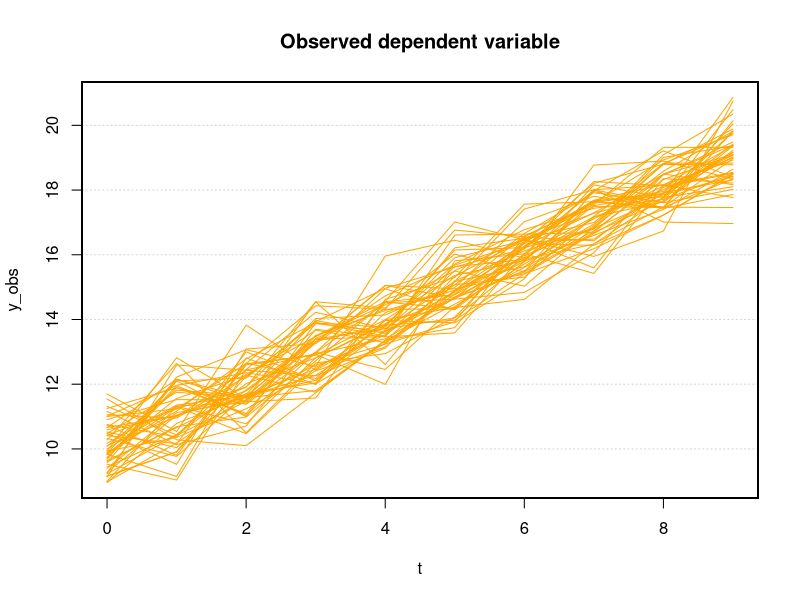
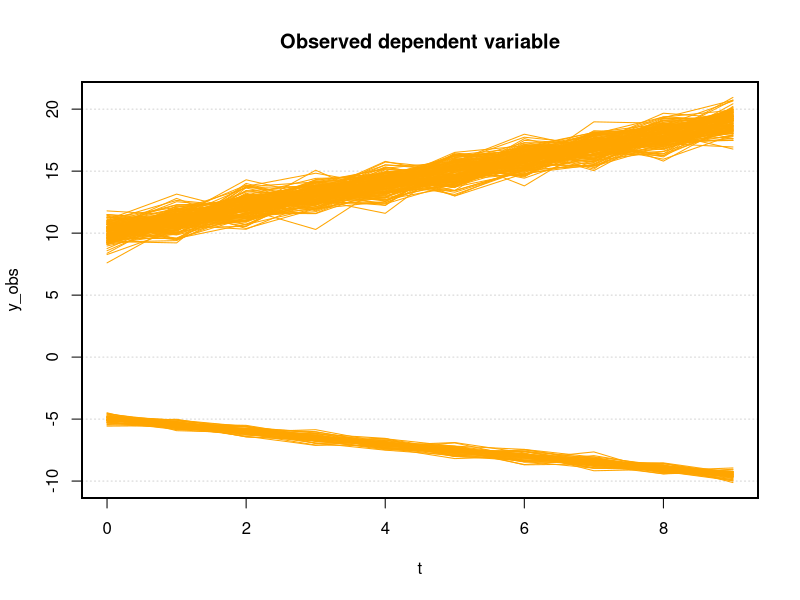
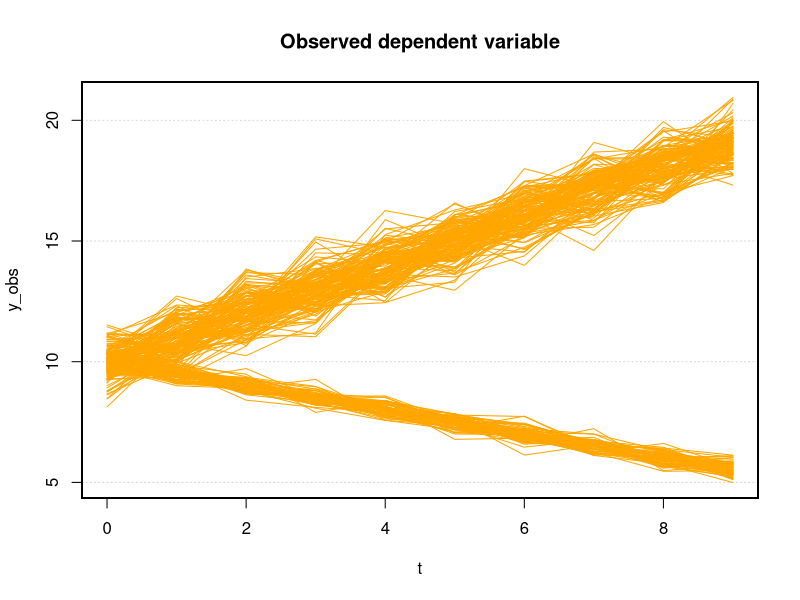
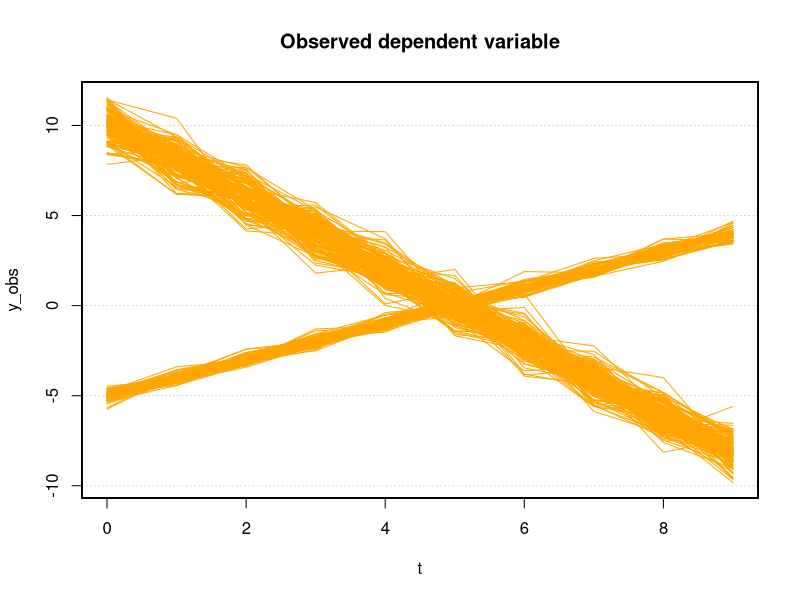
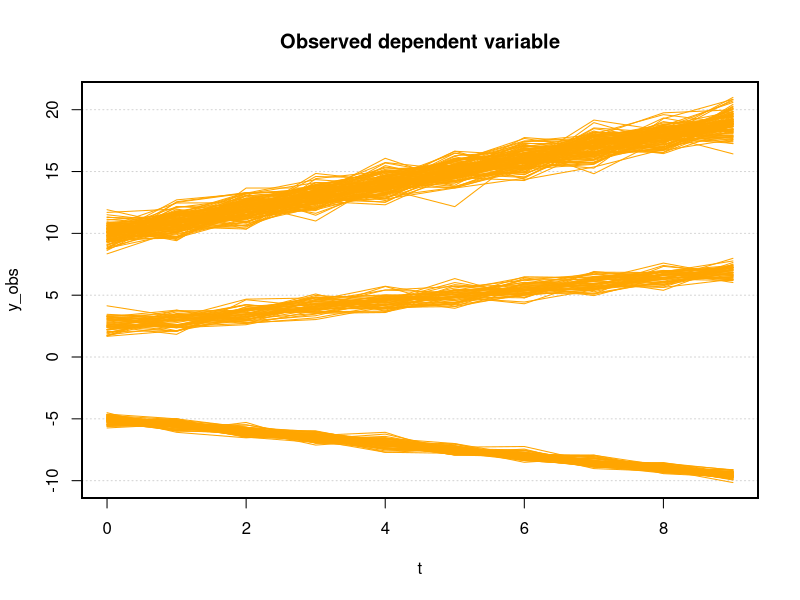

Generate these figures, in order, with R:
## ---- chunk 1
knitr::opts_chunk$set(echo = FALSE)
## ---- chunk 2
# README
# required files:
# Dataset1_Yobs.xlsx
# Dataset2_Yobs.xlsx
# Dataset3_Yobs.xlsx
# Dataset4_Yobs.xlsx
# Dataset5_Yobs.xlsx
## ---- chunk 3
# preparation
# set working directory
setwd("C:/Users/Diiim/Documents/Github/BayesianGMM/SimulationStudyData")

# set decimals to digits instead of scientific
options(scipen = 999)

# load packages
library(readxl)
## ---- chunk 4
# load observed dependent variable
Y_obs <- data.frame(read_excel("Dataset1_Yobs.xlsx", sheet = "Sheet 1"))

# number of individuals
N <- dim(Y_obs)[1]

# number of time periods
no_periods <- dim(Y_obs)[2]

# time periods
time_periods <- 0:(no_periods-1)
X <- matrix(data = time_periods, nrow = N, ncol = no_periods, byrow = TRUE)

# plot observed dependent variable
x <- time_periods

plot(x = x,
     y = c(min(Y_obs),
           max(Y_obs),
           rep(min(Y_obs), times = no_periods-2)),
     type = "l",
     col = "white",
     main = "Observed dependent variable",
     xlab = "t",
     ylab = "y_obs")
  
grid(nx = NA, ny = NULL)
par(new = TRUE)
  
for (n in 1:N) {
  lines(x = x,
        y = Y_obs[n,],
        col = "orange")

box()
}
## ---- chunk 5
# load observed dependent variable
Y_obs <- data.frame(read_excel("Dataset2_Yobs.xlsx", sheet = "Sheet 1"))

# number of individuals
N <- dim(Y_obs)[1]

# number of time periods
no_periods <- dim(Y_obs)[2]

# time periods
time_periods <- 0:(no_periods-1)
X <- matrix(data = time_periods, nrow = N, ncol = no_periods, byrow = TRUE)

# plot observed dependent variable
x <- time_periods

plot(x = x,
     y = c(min(Y_obs),
           max(Y_obs),
           rep(min(Y_obs), times = no_periods-2)),
     type = "l",
     col = "white",
     main = "Observed dependent variable",
     xlab = "t",
     ylab = "y_obs")
  
grid(nx = NA, ny = NULL)
par(new = TRUE)
  
for (n in 1:N) {
  lines(x = x,
        y = Y_obs[n,],
        col = "orange")

box()
}
## ---- chunk 6
# load observed dependent variable
Y_obs <- data.frame(read_excel("Dataset3_Yobs.xlsx", sheet = "Sheet 1"))

# number of individuals
N <- dim(Y_obs)[1]

# number of time periods
no_periods <- dim(Y_obs)[2]

# time periods
time_periods <- 0:(no_periods-1)
X <- matrix(data = time_periods, nrow = N, ncol = no_periods, byrow = TRUE)

# plot observed dependent variable
x <- time_periods

plot(x = x,
     y = c(min(Y_obs),
           max(Y_obs),
           rep(min(Y_obs), times = no_periods-2)),
     type = "l",
     col = "white",
     main = "Observed dependent variable",
     xlab = "t",
     ylab = "y_obs")
  
grid(nx = NA, ny = NULL)
par(new = TRUE)
  
for (n in 1:N) {
  lines(x = x,
        y = Y_obs[n,],
        col = "orange")

box()
}
## ---- chunk 7
# load observed dependent variable
Y_obs <- data.frame(read_excel("Dataset4_Yobs.xlsx", sheet = "Sheet 1"))

# number of individuals
N <- dim(Y_obs)[1]

# number of time periods
no_periods <- dim(Y_obs)[2]

# time periods
time_periods <- 0:(no_periods-1)
X <- matrix(data = time_periods, nrow = N, ncol = no_periods, byrow = TRUE)

# plot observed dependent variable
x <- time_periods

plot(x = x,
     y = c(min(Y_obs),
           max(Y_obs),
           rep(min(Y_obs), times = no_periods-2)),
     type = "l",
     col = "white",
     main = "Observed dependent variable",
     xlab = "t",
     ylab = "y_obs")
  
grid(nx = NA, ny = NULL)
par(new = TRUE)
  
for (n in 1:N) {
  lines(x = x,
        y = Y_obs[n,],
        col = "orange")

box()
}
## ---- chunk 8
# load observed dependent variable
Y_obs <- data.frame(read_excel("Dataset5_Yobs.xlsx", sheet = "Sheet 1"))

# number of individuals
N <- dim(Y_obs)[1]

# number of time periods
no_periods <- dim(Y_obs)[2]

# time periods
time_periods <- 0:(no_periods-1)
X <- matrix(data = time_periods, nrow = N, ncol = no_periods, byrow = TRUE)

# plot observed dependent variable
x <- time_periods

plot(x = x,
     y = c(min(Y_obs),
           max(Y_obs),
           rep(min(Y_obs), times = no_periods-2)),
     type = "l",
     col = "white",
     main = "Observed dependent variable",
     xlab = "t",
     ylab = "y_obs")
  
grid(nx = NA, ny = NULL)
par(new = TRUE)
  
for (n in 1:N) {
  lines(x = x,
        y = Y_obs[n,],
        col = "orange")

box()
}
